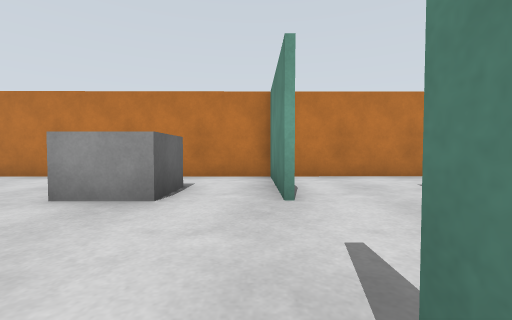
view 1 (above)

18 first-person views from a walk through a world built for the Gazebo simulator. The camera is 0.72 m above the floor, tilts 2° down and sees 90° across. The floor is counted in squares, 1 m on a side. Each view is taken from the middle of a square. On the plan, view 1 faces up. The plan holds only what a view shows up to about 9 squares ahead; the rest is blank.

view 2
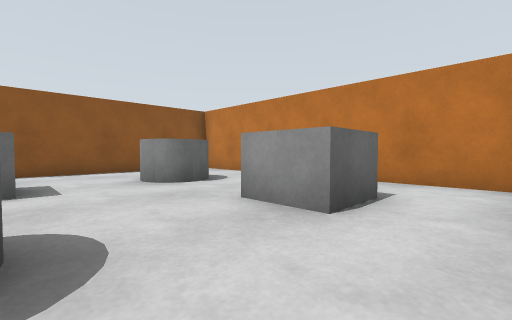

view 3
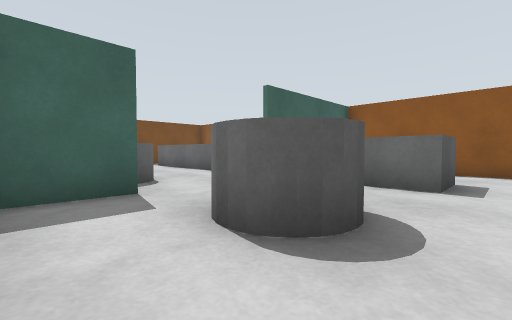

view 4
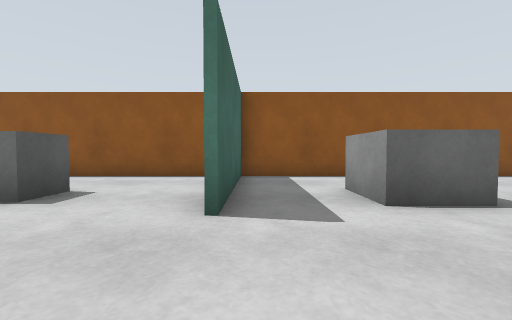

view 5
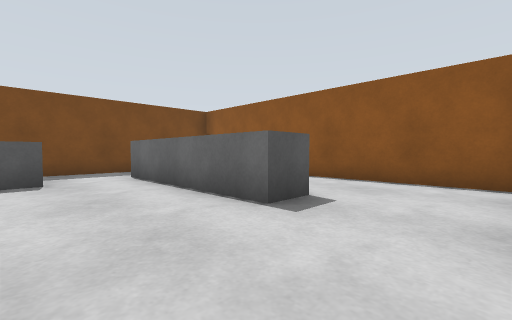

view 6
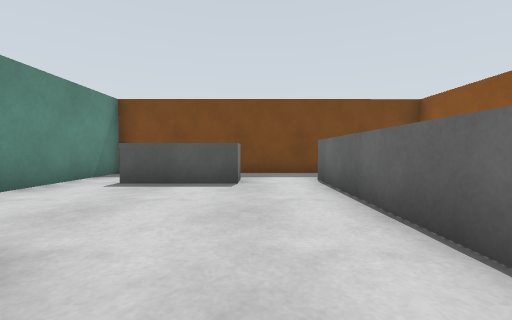

view 7
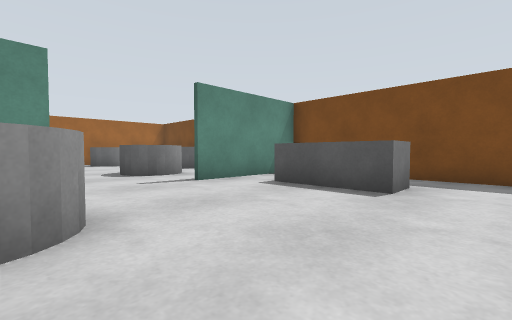

view 8
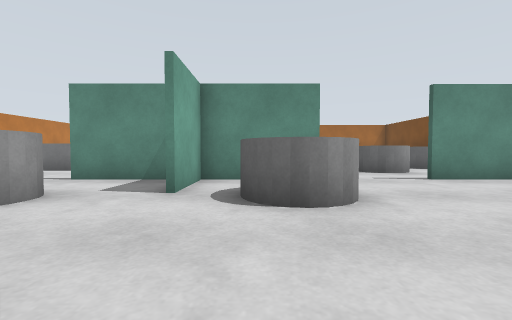

view 9
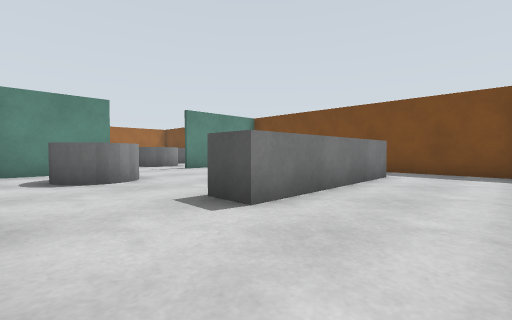

view 10
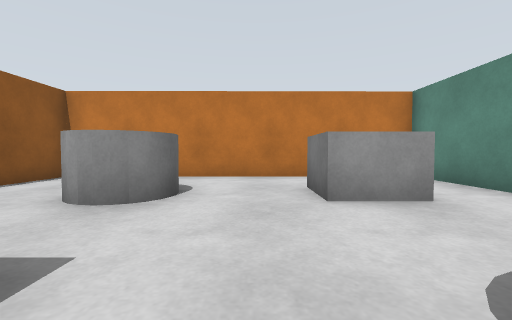

view 11
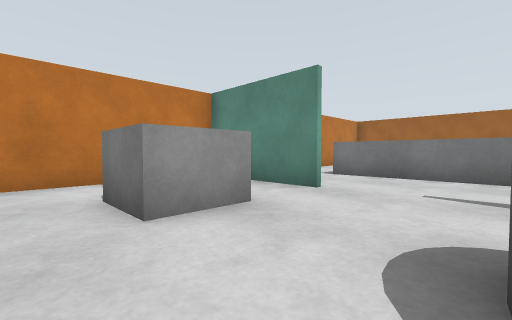

view 12
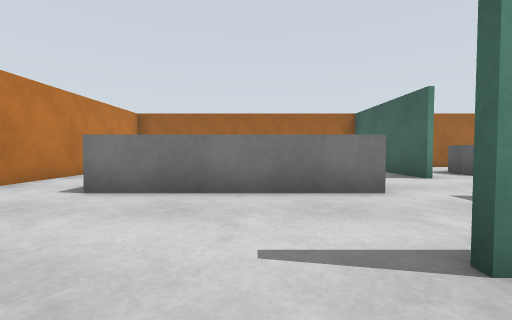

view 13
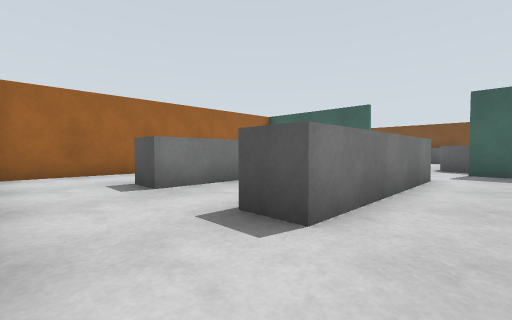

view 14
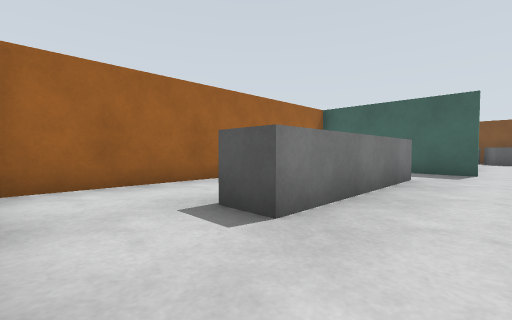

view 15
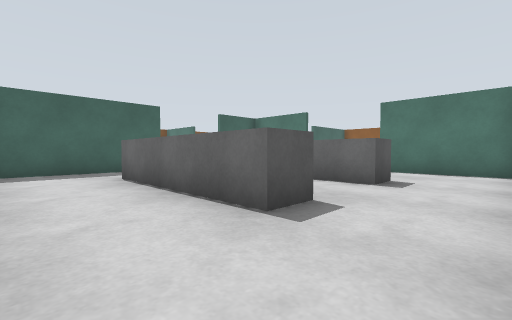

view 16
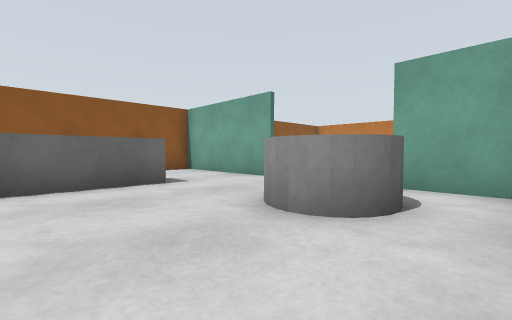

view 17
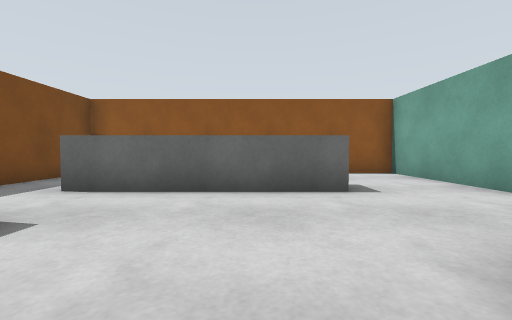

view 18
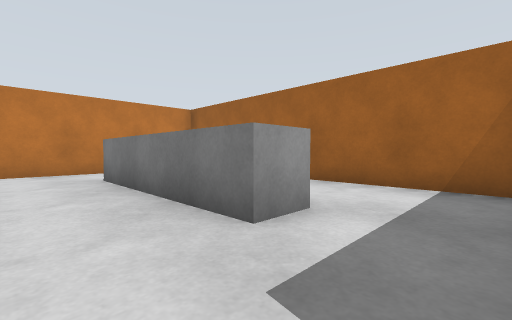

### Floor plan
Ten units are one square. View 1 is at (0, 0); x grows to the right and y downward. Boxes are objects, and circles mark ways between rooms. Rooms are numbered by the first view taken in them; rooms with no view inside come last. Other rooms are left out.
<svg viewBox="-99 -79 209 208">
<path fill="none" stroke="#000" d="M4 -36 4 -74M-17 25 1 25M4 18 4 -8M11 -73 -93 -72 -93 20M-94 25 -47 25M-47 26 -94 26M4 56 4 26 -17 26M-93 20 -93 124 4 123 4 84M85 -73 11 -73M56 25 101 25M6 -71 6 -36M20 25 29 25M105 21 105 -71"/>
<rect x="-75" y="-15" width="20" height="20" fill="#bbb"><title>grey box</title></rect>
<rect x="-75" y="-55" width="20" height="20" fill="#bbb"><title>grey cylinder</title></rect>
<rect x="-35" y="-15" width="20" height="20" fill="#bbb"><title>grey cylinder</title></rect>
<rect x="-35" y="-55" width="20" height="20" fill="#bbb"><title>grey box</title></rect>
<rect x="-65" y="55" width="10" height="50" fill="#bbb"><title>grey box</title></rect>
<rect x="-35" y="95" width="30" height="10" fill="#bbb"><title>grey box</title></rect>
<rect x="-35" y="35" width="30" height="20" fill="#bbb"><title>grey cylinder</title></rect>
<rect x="35" y="-55" width="10" height="60" fill="#bbb"><title>grey box</title></rect>
<rect x="65" y="-55" width="20" height="60" fill="#bbb"><title>grey box</title></rect>
<circle cx="-30" cy="20" r="3" fill="#2a7"/>
<circle cx="7" cy="-20" r="3" fill="#2a7"/>
<text x="-40" y="-30">1</text>
<text x="-50" y="70">2</text>
<text x="60" y="-30">3</text>
</svg>
Room 1 opens to room 2. Room 1 opens to room 3.

Where each view was taken, in squares from view 1:
view 1: 0 up, 0 right, facing up
view 2: 1 up, 0 right, facing up-left
view 3: 2 up, 0 right, facing down-left
view 4: 2 down, 2 left, facing left
view 5: 3 down, 3 left, facing down-left
view 6: 4 down, 4 left, facing down
view 7: 5 down, 5 left, facing down-right
view 8: 4 down, 6 left, facing right
view 9: 3 down, 9 left, facing down-right
view 10: 0 up, 4 left, facing up
view 11: 1 up, 4 left, facing up-right
view 12: 2 up, 1 left, facing right
view 13: 7 up, 2 right, facing down-right
view 14: 7 up, 5 right, facing down-right
view 15: 7 up, 10 right, facing down-left
view 16: 8 down, 0 right, facing up-left
view 17: 7 down, 1 left, facing left
view 18: 2 down, 5 right, facing up-right
